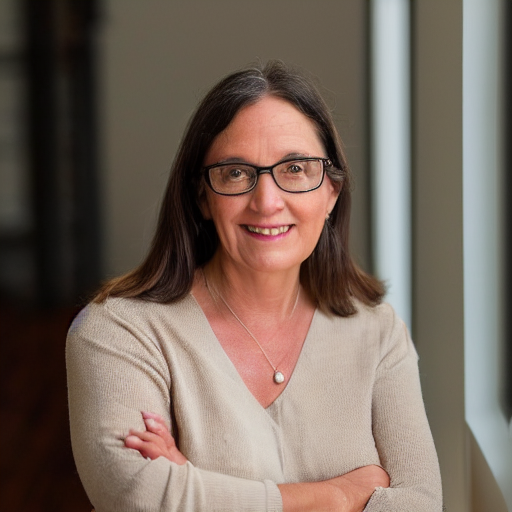
#> input picture datasets/test/no_yawn/00080-3641007880.png, 512 x 512 px; its folder holds only this picture in this run
$ jupyter execute 02_preprocessing.ipynb   (older library calls are emulated)
#> lines starting #> are read from the running program, lines starting #| are printed output that depends on the picture; long printed decimals are rounded
### src/preprocessing.py
from pathlib import Path

import cv2
import numpy as np

from .config import AUGMENT_TRAINING, CLASS_TO_LABEL, IMAGE_SIZE, OPENMP_INPUT_SIZE, PREPROCESSING_STRATEGY


VALID_EXTENSIONS = {".jpg", ".jpeg", ".png", ".bmp", ".webp"}
FACE_CASCADE = cv2.CascadeClassifier(cv2.data.haarcascades + "haarcascade_frontalface_default.xml")
BLUR_KERNEL = (3, 3)
GAUSSIAN_3X3 = np.array([[1, 2, 1], [2, 4, 2], [1, 2, 1]], dtype="float32") / 16.0


def _largest_face(faces):
    if len(faces) == 0:
        return None
    return max(faces, key=lambda face: face[2] * face[3])


# [23 lines left out: functions _center_crop, _portrait_fallback_crop, _rotate_image, not called in this run]


def _detect_largest_face(gray_image: np.ndarray):
    angles = [0, -12, 12, -24, 24]
    parameter_sets = [
        {"scaleFactor": 1.05, "minNeighbors": 4},
        {"scaleFactor": 1.10, "minNeighbors": 3},
    ]

    for angle in angles:
        candidate = gray_image if angle == 0 else _rotate_image(gray_image, angle)
        equalized = cv2.equalizeHist(candidate)

        for params in parameter_sets:
            faces = FACE_CASCADE.detectMultiScale(equalized, minSize=(35, 35), **params)
            face = _largest_face(faces)
            if face is not None:
                return candidate, face

    return gray_image, None


def crop_mouth_region(gray_image: np.ndarray) -> np.ndarray:
    """Crop a mouth-centered region from the detected face."""
    working_image, face = _detect_largest_face(gray_image)

    if face is None:
        return _portrait_fallback_crop(gray_image)

    x, y, w, h = face
    x1 = x + int(w * 0.10)
    x2 = x + int(w * 0.90)
    y1 = y + int(h * 0.42)
    y2 = y + int(h * 1.04)

    x1 = max(0, x1)
    x2 = min(working_image.shape[1], x2)
    y1 = max(0, y1)
    y2 = min(working_image.shape[0], y2)

    if x2 <= x1 or y2 <= y1:
        return _portrait_fallback_crop(gray_image)

    return working_image[y1:y2, x1:x2]


def crop_lower_face(gray_image: np.ndarray) -> np.ndarray:
    """Backward-compatible alias for the mouth crop."""
    return crop_mouth_region(gray_image)


def _adjust_brightness_contrast(image: np.ndarray, alpha: float, beta: float) -> np.ndarray:
    adjusted = image.astype("float32") * alpha + beta
    return np.clip(adjusted, 0, 255).astype("uint8")


# [16 lines left out: functions _translate_image, _augment_crop, not called in this run]


def _vectorize_crop(gray_crop: np.ndarray, image_size: tuple[int, int]) -> np.ndarray:
    standardized_crop = cv2.resize(gray_crop, OPENMP_INPUT_SIZE, interpolation=cv2.INTER_AREA)
    blurred = cv2.filter2D(
        standardized_crop.astype("float32"),
        cv2.CV_32F,
        GAUSSIAN_3X3,
        borderType=cv2.BORDER_REPLICATE,
    )
    output_width, output_height = image_size
    source_height, source_width = blurred.shape
    x_positions = np.linspace(0, source_width - 1, output_width, dtype="float32")
    y_positions = np.linspace(0, source_height - 1, output_height, dtype="float32")
    x0, y0 = x_positions.astype("int32"), y_positions.astype("int32")
    x1, y1 = np.minimum(x0 + 1, source_width - 1), np.minimum(y0 + 1, source_height - 1)
    wx, wy = x_positions - x0, y_positions - y0
    top = blurred[y0[:, None], x0] * (1 - wx) + blurred[y0[:, None], x1] * wx
    bottom = blurred[y1[:, None], x0] * (1 - wx) + blurred[y1[:, None], x1] * wx
    resized = top * (1 - wy[:, None]) + bottom * wy[:, None]
    normalized = resized.astype("float32") / 255.0
    return normalized.flatten()


# [6 lines left out: function preprocess_image_array, not called in this run]


def _load_preprocessed_crops(image_path: str | Path, strategy: str) -> np.ndarray:
    image_path = Path(image_path)
    image = cv2.imread(str(image_path))
    if image is None:
        raise ValueError(f"No se pudo leer la imagen: {image_path}")

    gray = cv2.cvtColor(image, cv2.COLOR_BGR2GRAY)
    return _load_preprocessed_crops_from_gray(gray, strategy)


def _load_preprocessed_crops_from_gray(gray: np.ndarray, strategy: str) -> np.ndarray:
    if strategy == "lower_face":
        return crop_lower_face(gray)
    if strategy == "center":
        return _center_crop(gray)
    if strategy == "full":
        return gray
    raise ValueError(f"Estrategia de preprocesamiento no soportada: {strategy}")


def preprocess_image(
    image_path: str | Path,
    image_size: tuple[int, int] = IMAGE_SIZE,
    strategy: str = PREPROCESSING_STRATEGY,
) -> np.ndarray:
    """Load, grayscale, crop, smooth, resize, normalize and flatten one image."""
    gray_crop = _load_preprocessed_crops(image_path, strategy)
    return _vectorize_crop(gray_crop, image_size)


# [65 lines left out: functions preprocess_image_variants, load_split, load_paths, load_all_dataset, not called in this run]

### notebooks/02_preprocessing.ipynb
# 02 - Preprocesamiento de imagenes y OpenMP

Este notebook explica como una imagen real se transforma en el vector que recibe el MLP. Tambien muestra donde entra OpenMP dentro del flujo del proyecto.

Flujo general: imagen original -> escala de grises -> recorte de zona de boca -> redimensionamiento -> filtro Gaussiano -> normalizacion -> aplanamiento.

## Bloque 1: preparar entorno del notebook

Este bloque importa OpenCV, NumPy y Matplotlib para leer imagenes y visualizar cada etapa del preprocesamiento. Tambien carga las constantes reales del proyecto, como `IMAGE_SIZE = 64x64` y `OPENMP_INPUT_SIZE = 128x128`.

[cell 1]
from pathlib import Path
import sys

import cv2
import matplotlib.pyplot as plt
import numpy as np
from IPython.display import Image, Markdown, display

ROOT = Path.cwd().parent if Path.cwd().name == "notebooks" else Path.cwd()
if str(ROOT) not in sys.path:
    sys.path.insert(0, str(ROOT))

from src.config import DATASET_DIR, IMAGE_SIZE, OPENMP_INPUT_SIZE, PREPROCESSING_STRATEGY
from src.preprocessing import VALID_EXTENSIONS, crop_mouth_region, preprocess_image

IMAGE_SIZE, OPENMP_INPUT_SIZE, PREPROCESSING_STRATEGY

## Bloque 2: seleccionar imagenes de ejemplo

Este bloque toma algunas imagenes de `no_yawn` y `yawn` desde el conjunto de entrenamiento. Se usan ejemplos de ambas clases para comprobar que el recorte de boca funciona de forma consistente.

[cell 2]
def list_images(split, class_name, limit=3):
    folder = DATASET_DIR / split / class_name
    images = [path for path in sorted(folder.rglob("*")) if path.suffix.lower() in VALID_EXTENSIONS]
    return images[:limit]

sample_paths = list_images("train", "no_yawn", 3) + list_images("train", "yawn", 3)
for path in sample_paths:
    print(path.relative_to(ROOT))

## Bloque 3: visualizar escala de grises, recorte y normalizacion

Este bloque muestra el procesamiento paso a paso. Primero lee la imagen original, luego la convierte a gris, recorta la zona inferior del rostro donde esta la boca y finalmente genera la imagen normalizada de 64x64 que recibe el MLP.

El recorte se hace en `src/preprocessing.py`, dentro de `crop_mouth_region()`. Si se detecta un rostro, se toma principalmente la parte inferior del rostro. Si no se detecta, se usa un recorte de respaldo para retratos centrados.

[cell 3]
def show_preprocessing_steps(paths):
    columns = 4
    rows = len(paths)
    fig, axes = plt.subplots(rows, columns, figsize=(12, 3 * rows))
    if rows == 1:
        axes = np.array([axes])

    for row, path in enumerate(paths):
        image_bgr = cv2.imread(str(path))
        image_rgb = cv2.cvtColor(image_bgr, cv2.COLOR_BGR2RGB)
        gray = cv2.cvtColor(image_bgr, cv2.COLOR_BGR2GRAY)
        crop = crop_mouth_region(gray)
        vector = preprocess_image(path)
        normalized_64 = vector.reshape(IMAGE_SIZE)

        images = [image_rgb, gray, crop, normalized_64]
        titles = ["Original", "Escala de grises", "Recorte boca", "64x64 normalizada"]
        cmaps = [None, "gray", "gray", "gray"]

        for col in range(columns):
            axes[row, col].imshow(images[col], cmap=cmaps[col])
            axes[row, col].set_title(f"{titles[col]}\n{path.parent.name}")
            axes[row, col].axis("off")

    plt.tight_layout()
    plt.show()

show_preprocessing_steps(sample_paths)
#> (the call stopped at in show_preprocessing_steps, `fig, axes = plt.subplots(rows, columns, figsize=(12, 3 * rows))`: IPython is not available in this run)

## Bloque 4: comprobar el vector final que entra al MLP

Despues del preprocesamiento, cada imagen queda como un vector de 4096 valores porque `64 x 64 = 4096`. Los valores estan normalizados entre 0 y 1 para que la red neuronal entrene de forma estable.

[cell 4]
if sample_paths:
    vector = preprocess_image(sample_paths[0])
#> in _load_preprocessed_crops, image is the input picture: shape (512, 512, 3); mean B, G, R 93, 103.5, 118.8
#> in _load_preprocessed_crops, `gray = cv2.cvtColor(image, cv2.COLOR_BGR2GRAY)`:
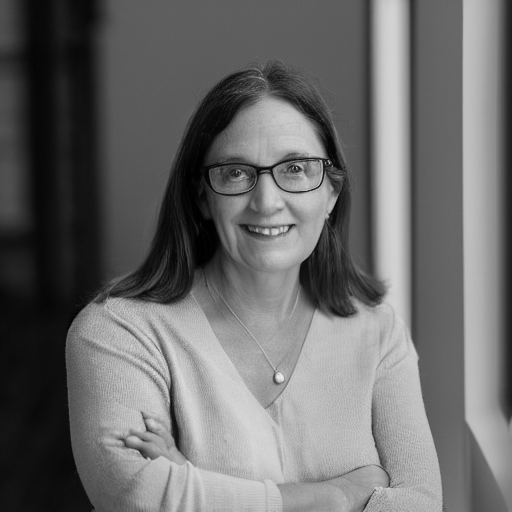
#> gray: shape (512, 512); min 0, max 241, mean 106.9
#> the loop in _detect_largest_face, `for angle in angles:` made 1 pass
#> pass 1, in _detect_largest_face, `equalized = cv2.equalizeHist(candidate)`:
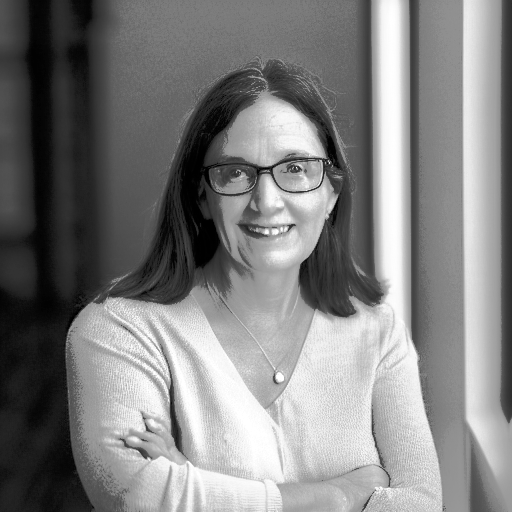
#> equalized: shape (512, 512); min 0, max 255, mean 128.4
#> in crop_mouth_region, `working_image, face = _detect_largest_face(gray_image)`: face = [188, 111, 158, 158]
#> in crop_mouth_region, `x, y, w, h = face`: x = 188; y = 111; w = 158
#> in crop_mouth_region, `x1 = x + int(w * 0.10)`: x1 = 203
#> in crop_mouth_region, `x2 = x + int(w * 0.90)`: x2 = 330
#> in crop_mouth_region, `y1 = y + int(h * 0.42)`: y1 = 177
#> in crop_mouth_region, `y2 = y + int(h * 1.04)`: y2 = 275
#> in crop_mouth_region, `return working_image[y1:y2, x1:x2]`:
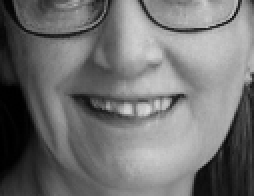
#> returned value: shape (98, 127) (shown 2 times larger); min 0, max 220, mean 113.7
#> in _vectorize_crop, `standardized_crop = cv2.resize(gray_crop, OPENMP_INPUT_SIZE, interpola..`:
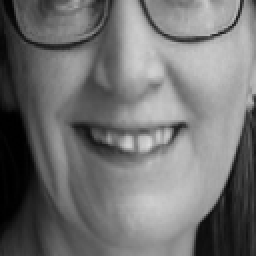
#> standardized_crop: shape (128, 128) (shown 2 times larger); min 0, max 220, mean 113.7
#> in _vectorize_crop, `top = blurred[y0[:, None], x0] * (1 - wx) + blurred[y0[:, None], x1] *..`:
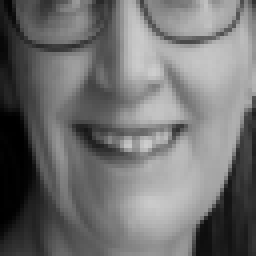
#> top: shape (64, 64) float64 (shown 4 times larger); min 0, max 206.9, mean 113.2
#> in _vectorize_crop, `bottom = blurred[y1[:, None], x0] * (1 - wx) + blurred[y1[:, None], x1..`:
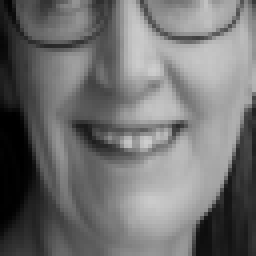
#> bottom: shape (64, 64) float64 (shown 4 times larger); min 0.0625, max 205.7, mean 113
#> vector = 4096 values, max 0.803 at index 1126, min 0.00037 at index 3008, mean 0.443
    print("Forma del vector:", vector.shape)
#| Forma del vector: (4096,)
    print("Valor minimo:", float(vector.min()))
#| Valor minimo: 0.0003696
    print("Valor maximo:", float(vector.max()))
#| Valor maximo: 0.8025
    print("Primeros 10 valores:", vector[:10])
#| Primeros 10 valores: [0.09828 0.02849 0.01966 0.1741 0.2764 0.2895
#|  0.2956 0.3188 0.3158   0.2827]

## Bloque 5: explicar que mide OpenMP

OpenMP no entrena el modelo. OpenMP mide el preprocesamiento serial contra el preprocesamiento paralelo sobre todas las imagenes exportadas. La comparacion incluye escala de grises, filtro Gaussiano, redimensionamiento, normalizacion y aplanamiento.

El recorte de boca ocurre antes, en Python, para dejar entradas centradas en la zona importante. Luego OpenMP procesa esas regiones de forma serial y paralela.

[cell 5]
openmp_report = ROOT / "metrics" / "openmp_benchmark.md"
if openmp_report.exists():
    display(Markdown(openmp_report.read_text(encoding="utf-8")))
else:
    print("Aun no existe el reporte OpenMP. Se genera al ejecutar manualmente: python -m src.train")

## Bloque 6: mostrar la grafica de speedup OpenMP

El speedup se calcula como `tiempo serial / tiempo paralelo`. Si el valor es mayor que 1, el procesamiento paralelo fue mas rapido. Esta grafica sirve como evidencia para la parte de programacion paralela.

[cell 6]
openmp_chart = ROOT / "metrics" / "openmp_speedup.png"
if openmp_chart.exists():
    display(Image(filename=str(openmp_chart)))
else:
    print("La grafica OpenMP todavia no existe. Se genera despues de ejecutar el flujo de entrenamiento.")

$ run again, on datasets/test/no_yawn/1598.jpg
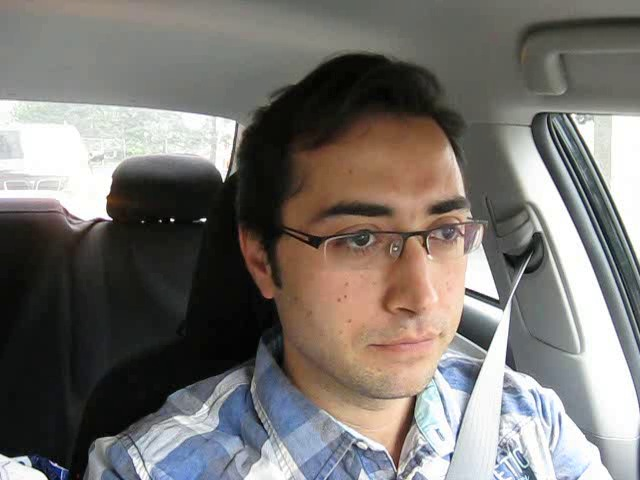
#> input picture datasets/test/no_yawn/1598.jpg, 640 x 480 px
#> in _load_preprocessed_crops, image is the input picture: shape (480, 640, 3); mean B, G, R 112, 116.1, 120.2
#> the loop in _detect_largest_face, `for angle in angles:` made 1 pass
#> pass 1, in _detect_largest_face, `equalized = cv2.equalizeHist(candidate)`:
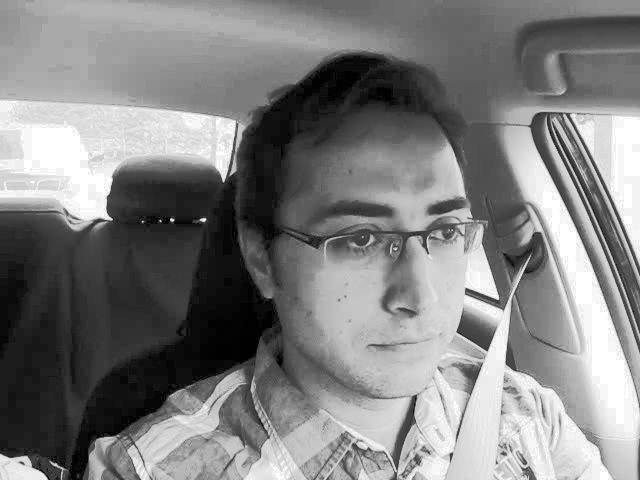
#> equalized: shape (480, 640); min 0, max 255, mean 128.4
#> face = [281, 134, 253, 253]
#> x = 281; y = 134; w = 253
#> in crop_mouth_region, `x1 = x + int(w * 0.10)`: x1 = 306
#> x2 = 508
#> in crop_mouth_region, `y1 = y + int(h * 0.42)`: y1 = 240
#> y2 = 397
#> in _vectorize_crop, `bottom = blurred[y1[:, None], x0] * (1 - wx) + blurred[y1[:, None], x1..`:
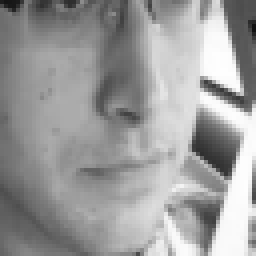
#> bottom: shape (64, 64) float64 (shown 4 times larger); min 18.19, max 254.5, mean 156.4
#> vector = 4096 values, max 0.998 at index 1206, min 0.0655 at index 511, mean 0.612
#| Forma del vector: (4096,)
#| Valor minimo: 0.0655
#| Valor maximo: 0.998
#| Primeros 10 valores: [0.1819 0.1149 0.08541 0.09464 0.08932 0.1737
#|  0.4213 0.4907  0.342 0.2794 ]

$ run again, on datasets/test/no_yawn/2107.jpg
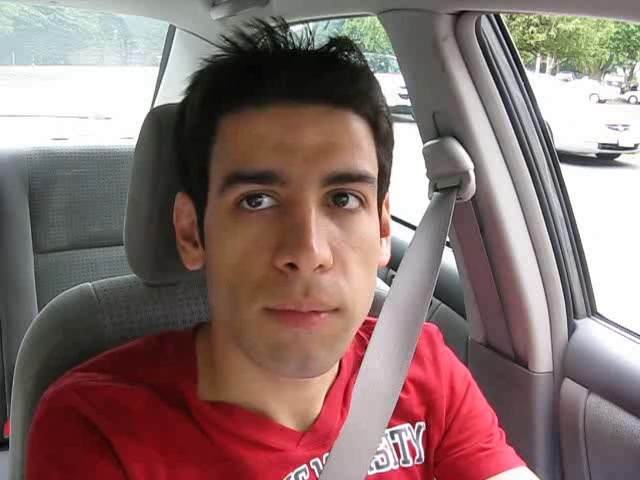
#> input picture datasets/test/no_yawn/2107.jpg, 640 x 480 px
#> in _load_preprocessed_crops, image is the input picture: shape (480, 640, 3); mean B, G, R 111.8, 114.4, 137.6
#> the loop in _detect_largest_face, `for angle in angles:` made 1 pass
#> pass 1, in _detect_largest_face, `equalized = cv2.equalizeHist(candidate)`:
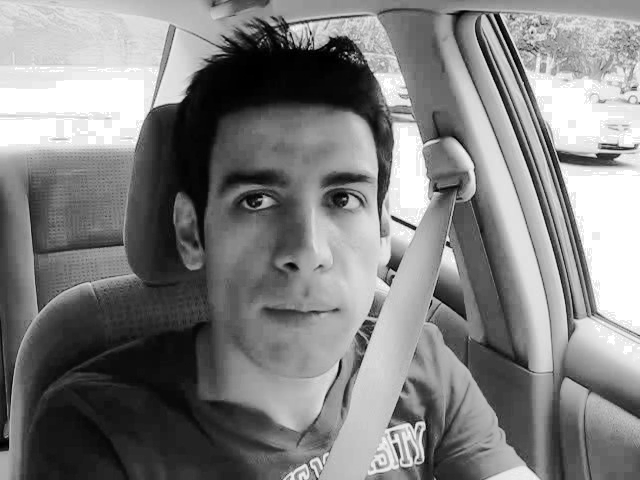
#> equalized: shape (480, 640); min 0, max 255, mean 128.6
#> face = [170, 95, 262, 262]
#> x = 170; y = 95; w = 262
#> in crop_mouth_region, `x1 = x + int(w * 0.10)`: x1 = 196
#> x2 = 405
#> in crop_mouth_region, `y1 = y + int(h * 0.42)`: y1 = 205
#> y2 = 367
#> in _vectorize_crop, `top = blurred[y0[:, None], x0] * (1 - wx) + blurred[y0[:, None], x1] *..`:
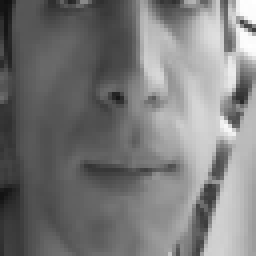
#> top: shape (64, 64) float64 (shown 4 times larger); min 16.52, max 255, mean 122.3
#> vector = 4096 values, max 1 at index 63, min 0.0648 at index 1, mean 0.48
#| Forma del vector: (4096,)
#| Valor minimo: 0.06477
#| Valor maximo: 1.0
#| Primeros 10 valores: [0.0848 0.06477 0.07793 0.1859 0.3267 0.3391
#|  0.3375 0.3389 0.3451 0.3363]

$ run again, on datasets/test/no_yawn/2252.jpg
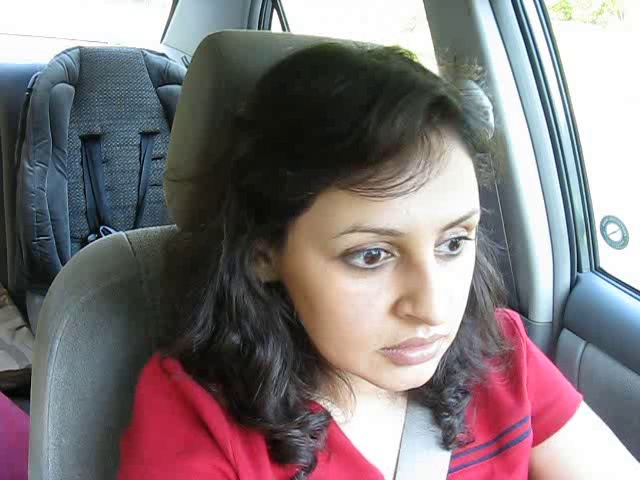
#> input picture datasets/test/no_yawn/2252.jpg, 640 x 480 px
#> in _load_preprocessed_crops, image is the input picture: shape (480, 640, 3); mean B, G, R 123.2, 120.4, 129.7
#> the loop in _detect_largest_face, `for angle in angles:` made 1 pass
#> pass 1, in _detect_largest_face, `equalized = cv2.equalizeHist(candidate)`:
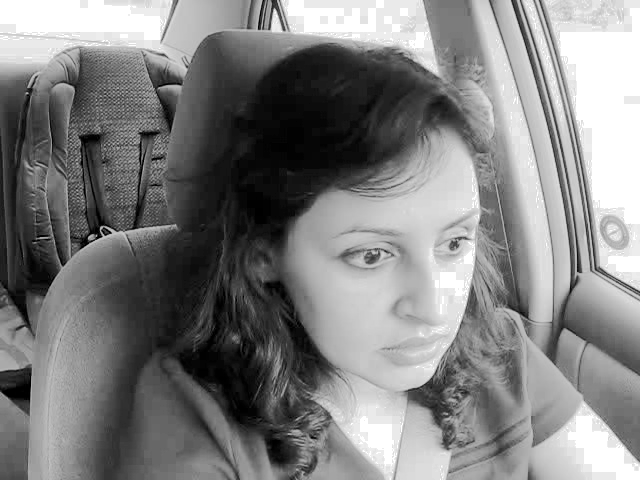
#> equalized: shape (480, 640); min 0, max 255, mean 128.8
#> face = [308, 173, 202, 202]
#> x = 308; y = 173; w = 202
#> in crop_mouth_region, `x1 = x + int(w * 0.10)`: x1 = 328
#> x2 = 489
#> in crop_mouth_region, `y1 = y + int(h * 0.42)`: y1 = 257
#> y2 = 383
#> in _vectorize_crop, `top = blurred[y0[:, None], x0] * (1 - wx) + blurred[y0[:, None], x1] *..`:
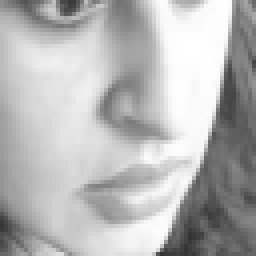
#> top: shape (64, 64) float64 (shown 4 times larger); min 51.35, max 255, mean 182.2
#> vector = 4096 values, max 1 at index 55, min 0.198 at index 3759, mean 0.713
#| Forma del vector: (4096,)
#| Valor minimo: 0.1983
#| Valor maximo: 1.0
#| Primeros 10 valores: [0.549 0.5124  0.474 0.4381 0.3888  0.355
#|  0.3367 0.3742 0.4046 0.4119]
